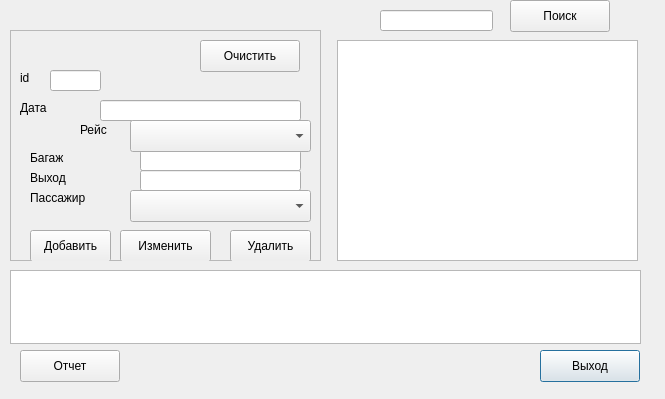
<?xml version="1.0" encoding="UTF-8"?>
<ui version="4.0">
 <class>onb4</class>
 <widget class="QDialog" name="onb4">
  <property name="geometry">
   <rect>
    <x>0</x>
    <y>0</y>
    <width>665</width>
    <height>399</height>
   </rect>
  </property>
  <property name="windowTitle">
   <string>Dialog</string>
  </property>
  <widget class="QPushButton" name="btnExit">
   <property name="geometry">
    <rect>
     <x>540</x>
     <y>350</y>
     <width>100</width>
     <height>32</height>
    </rect>
   </property>
   <property name="text">
    <string>Выход</string>
   </property>
  </widget>
  <widget class="QTableWidget" name="tw">
   <property name="geometry">
    <rect>
     <x>337</x>
     <y>40</y>
     <width>301</width>
     <height>221</height>
    </rect>
   </property>
  </widget>
  <widget class="QLineEdit" name="leSearch">
   <property name="geometry">
    <rect>
     <x>380</x>
     <y>10</y>
     <width>113</width>
     <height>21</height>
    </rect>
   </property>
  </widget>
  <widget class="QFrame" name="frame">
   <property name="geometry">
    <rect>
     <x>10</x>
     <y>30</y>
     <width>311</width>
     <height>231</height>
    </rect>
   </property>
   <property name="frameShape">
    <enum>QFrame::StyledPanel</enum>
   </property>
   <property name="frameShadow">
    <enum>QFrame::Plain</enum>
   </property>
   <widget class="QLineEdit" name="le1">
    <property name="geometry">
     <rect>
      <x>40</x>
      <y>40</y>
      <width>51</width>
      <height>21</height>
     </rect>
    </property>
   </widget>
   <widget class="QLineEdit" name="le2">
    <property name="geometry">
     <rect>
      <x>90</x>
      <y>70</y>
      <width>201</width>
      <height>21</height>
     </rect>
    </property>
   </widget>
   <widget class="QLineEdit" name="le3">
    <property name="geometry">
     <rect>
      <x>130</x>
      <y>120</y>
      <width>161</width>
      <height>21</height>
     </rect>
    </property>
   </widget>
   <widget class="QPushButton" name="btn3">
    <property name="geometry">
     <rect>
      <x>220</x>
      <y>200</y>
      <width>81</width>
      <height>32</height>
     </rect>
    </property>
    <property name="text">
     <string>Удалить</string>
    </property>
   </widget>
   <widget class="QPushButton" name="btn2">
    <property name="geometry">
     <rect>
      <x>110</x>
      <y>200</y>
      <width>91</width>
      <height>32</height>
     </rect>
    </property>
    <property name="text">
     <string>Изменить</string>
    </property>
   </widget>
   <widget class="QPushButton" name="btn1">
    <property name="geometry">
     <rect>
      <x>20</x>
      <y>200</y>
      <width>81</width>
      <height>32</height>
     </rect>
    </property>
    <property name="text">
     <string>Добавить</string>
    </property>
   </widget>
   <widget class="QPushButton" name="btn4">
    <property name="geometry">
     <rect>
      <x>190</x>
      <y>10</y>
      <width>100</width>
      <height>32</height>
     </rect>
    </property>
    <property name="text">
     <string>Очистить</string>
    </property>
   </widget>
   <widget class="QComboBox" name="cmb1">
    <property name="geometry">
     <rect>
      <x>120</x>
      <y>90</y>
      <width>181</width>
      <height>32</height>
     </rect>
    </property>
   </widget>
   <widget class="QLabel" name="lbStartdata">
    <property name="geometry">
     <rect>
      <x>10</x>
      <y>40</y>
      <width>21</width>
      <height>16</height>
     </rect>
    </property>
    <property name="text">
     <string>id</string>
    </property>
   </widget>
   <widget class="QLabel" name="lbFinishdata">
    <property name="geometry">
     <rect>
      <x>10</x>
      <y>70</y>
      <width>58</width>
      <height>16</height>
     </rect>
    </property>
    <property name="text">
     <string>Дата</string>
    </property>
   </widget>
   <widget class="QLabel" name="lbPrice">
    <property name="geometry">
     <rect>
      <x>70</x>
      <y>90</y>
      <width>51</width>
      <height>20</height>
     </rect>
    </property>
    <property name="text">
     <string>Рейс</string>
    </property>
   </widget>
   <widget class="QLabel" name="lbStaff">
    <property name="geometry">
     <rect>
      <x>20</x>
      <y>120</y>
      <width>71</width>
      <height>16</height>
     </rect>
    </property>
    <property name="text">
     <string>Багаж</string>
    </property>
   </widget>
   <widget class="QLabel" name="lbStaff_2">
    <property name="geometry">
     <rect>
      <x>20</x>
      <y>140</y>
      <width>71</width>
      <height>16</height>
     </rect>
    </property>
    <property name="text">
     <string>Выход</string>
    </property>
   </widget>
   <widget class="QLineEdit" name="le4">
    <property name="geometry">
     <rect>
      <x>130</x>
      <y>140</y>
      <width>161</width>
      <height>21</height>
     </rect>
    </property>
   </widget>
   <widget class="QLabel" name="lbStaff_3">
    <property name="geometry">
     <rect>
      <x>20</x>
      <y>160</y>
      <width>71</width>
      <height>16</height>
     </rect>
    </property>
    <property name="text">
     <string>Пассажир</string>
    </property>
   </widget>
   <widget class="QComboBox" name="cmb2">
    <property name="geometry">
     <rect>
      <x>120</x>
      <y>160</y>
      <width>181</width>
      <height>32</height>
     </rect>
    </property>
   </widget>
  </widget>
  <widget class="QTextEdit" name="teResult">
   <property name="geometry">
    <rect>
     <x>10</x>
     <y>270</y>
     <width>631</width>
     <height>74</height>
    </rect>
   </property>
   <property name="readOnly">
    <bool>true</bool>
   </property>
  </widget>
  <widget class="QPushButton" name="btnSearch">
   <property name="geometry">
    <rect>
     <x>510</x>
     <y>0</y>
     <width>100</width>
     <height>32</height>
    </rect>
   </property>
   <property name="text">
    <string>Поиск</string>
   </property>
  </widget>
  <widget class="QPushButton" name="btnReport">
   <property name="geometry">
    <rect>
     <x>20</x>
     <y>350</y>
     <width>100</width>
     <height>32</height>
    </rect>
   </property>
   <property name="text">
    <string>Отчет</string>
   </property>
  </widget>
 </widget>
 <resources/>
 <connections/>
</ui>
